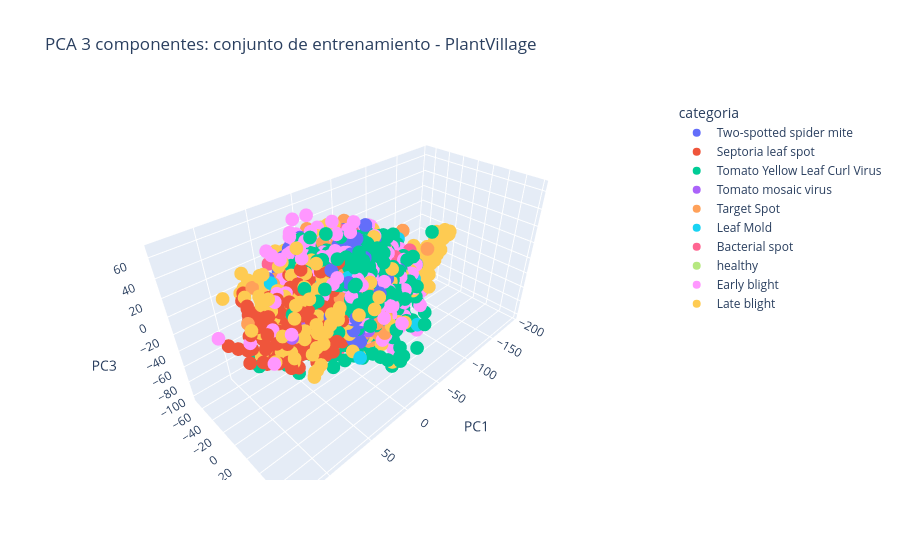
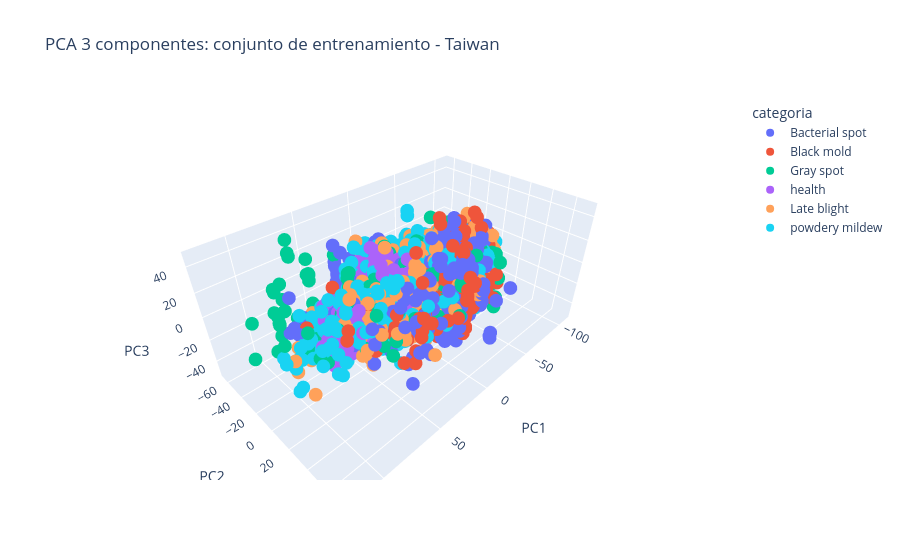

Source (notebook cell) for these figures, in order:
### Code cell
# PCA con 3 componentes, visualización a detalle (train)
pca_plantvillage_3 = PCA(n_components=3)
X_pca_plantvillage_3 = pca_plantvillage_3.fit_transform(X_plantvillage_train_std)
df_pca_plantvillage_3 = pd.DataFrame(X_pca_plantvillage_3, columns=['PC1', 'PC2', 'PC3'])
df_pca_plantvillage_3['categoria'] = meta_plantvillage_train['categoria'].values

fig = px.scatter_3d(
    df_pca_plantvillage_3, x='PC1', y='PC2', z='PC3', color='categoria',
    title='PCA 3 componentes: conjunto de entrenamiento - PlantVillage'
)
fig.show()

pca_taiwan_3 = PCA(n_components=3)
X_pca_taiwan_3 = pca_taiwan_3.fit_transform(X_taiwan_train_std)
df_pca_taiwan_3 = pd.DataFrame(X_pca_taiwan_3, columns=['PC1', 'PC2', 'PC3'])
df_pca_taiwan_3['categoria'] = meta_taiwan_train['categoria'].values

fig = px.scatter_3d(
    df_pca_taiwan_3, x='PC1', y='PC2', z='PC3', color='categoria',
    title='PCA 3 componentes: conjunto de entrenamiento - Taiwan'
)
fig.show()

### Figure 1 — Plotly figure (JSON) as saved in the notebook; plotly's stock layout.template omitted (floating-point values rounded to 4 significant figures; data arrays with more than 128 entries replaced by an {"elided": "..."} marker saying what was removed)
{"data": [{"hovertemplate": "categoria=Two-spotted spider mite<br>PC1=%{x}<br>PC2=%{y}<br>PC3=%{z}<extra></extra>", "legendgroup": "Two-spotted spider mite", "marker": {"color": "#636efa", "symbol": "circle"}, "mode": "markers", "name": "Two-spotted spider mite", "scene": "scene", "showlegend": true, "type": "scatter3d", "x": {"elided": "1073 float values"}, "y": {"elided": "1073 float values"}, "z": {"elided": "1073 float values"}}, {"hovertemplate": "categoria=Septoria leaf spot<br>PC1=%{x}<br>PC2=%{y}<br>PC3=%{z}<extra></extra>", "legendgroup": "Septoria leaf spot", "marker": {"color": "#EF553B", "symbol": "circle"}, "mode": "markers", "name": "Septoria leaf spot", "scene": "scene", "showlegend": true, "type": "scatter3d", "x": {"elided": "1133 float values"}, "y": {"elided": "1133 float values"}, "z": {"elided": "1133 float values"}}, {"hovertemplate": "categoria=Tomato Yellow Leaf Curl Virus<br>PC1=%{x}<br>PC2=%{y}<br>PC3=%{z}<extra></extra>", "legendgroup": "Tomato Yellow Leaf Curl Virus", "marker": {"color": "#00cc96", "symbol": "circle"}, "mode": "markers", "name": "Tomato Yellow Leaf Curl Virus", "scene": "scene", "showlegend": true, "type": "scatter3d", "x": {"elided": "3429 float values"}, "y": {"elided": "3429 float values"}, "z": {"elided": "3429 float values"}}, {"hovertemplate": "categoria=Tomato mosaic virus<br>PC1=%{x}<br>PC2=%{y}<br>PC3=%{z}<extra></extra>", "legendgroup": "Tomato mosaic virus", "marker": {"color": "#ab63fa", "symbol": "circle"}, "mode": "markers", "name": "Tomato mosaic virus", "scene": "scene", "showlegend": true, "type": "scatter3d", "x": {"elided": "239 float values"}, "y": {"elided": "239 float values"}, "z": {"elided": "239 float values"}}, {"hovertemplate": "categoria=Target Spot<br>PC1=%{x}<br>PC2=%{y}<br>PC3=%{z}<extra></extra>", "legendgroup": "Target Spot", "marker": {"color": "#FFA15A", "symbol": "circle"}, "mode": "markers", "name": "Target Spot", "scene": "scene", "showlegend": true, "type": "scatter3d", "x": {"elided": "899 float values"}, "y": {"elided": "899 float values"}, "z": {"elided": "899 float values"}}, {"hovertemplate": "categoria=Leaf Mold<br>PC1=%{x}<br>PC2=%{y}<br>PC3=%{z}<extra></extra>", "legendgroup": "Leaf Mold", "marker": {"color": "#19d3f3", "symbol": "circle"}, "mode": "markers", "name": "Leaf Mold", "scene": "scene", "showlegend": true, "type": "scatter3d", "x": {"elided": "610 float values"}, "y": {"elided": "610 float values"}, "z": {"elided": "610 float values"}}, {"hovertemplate": "categoria=Bacterial spot<br>PC1=%{x}<br>PC2=%{y}<br>PC3=%{z}<extra></extra>", "legendgroup": "Bacterial spot", "marker": {"color": "#FF6692", "symbol": "circle"}, "mode": "markers", "name": "Bacterial spot", "scene": "scene", "showlegend": true, "type": "scatter3d", "x": {"elided": "1361 float values"}, "y": {"elided": "1361 float values"}, "z": {"elided": "1361 float values"}}, {"hovertemplate": "categoria=healthy<br>PC1=%{x}<br>PC2=%{y}<br>PC3=%{z}<extra></extra>", "legendgroup": "healthy", "marker": {"color": "#B6E880", "symbol": "circle"}, "mode": "markers", "name": "healthy", "scene": "scene", "showlegend": true, "type": "scatter3d", "x": {"elided": "1014 float values"}, "y": {"elided": "1014 float values"}, "z": {"elided": "1014 float values"}}, {"hovertemplate": "categoria=Early blight<br>PC1=%{x}<br>PC2=%{y}<br>PC3=%{z}<extra></extra>", "legendgroup": "Early blight", "marker": {"color": "#FF97FF", "symbol": "circle"}, "mode": "markers", "name": "Early blight", "scene": "scene", "showlegend": true, "type": "scatter3d", "x": {"elided": "640 float values"}, "y": {"elided": "640 float values"}, "z": {"elided": "640 float values"}}, {"hovertemplate": "categoria=Late blight<br>PC1=%{x}<br>PC2=%{y}<br>PC3=%{z}<extra></extra>", "legendgroup": "Late blight", "marker": {"color": "#FECB52", "symbol": "circle"}, "mode": "markers", "name": "Late blight", "scene": "scene", "showlegend": true, "type": "scatter3d", "x": {"elided": "1218 float values"}, "y": {"elided": "1218 float values"}, "z": {"elided": "1218 float values"}}], "layout": {"legend": {"title": {"text": "categoria"}, "tracegroupgap": 0}, "scene": {"domain": {"x": [0.0, 1.0], "y": [0.0, 1.0]}, "xaxis": {"title": {"text": "PC1"}}, "yaxis": {"title": {"text": "PC2"}}, "zaxis": {"title": {"text": "PC3"}}}, "title": {"text": "PCA 3 componentes: conjunto de entrenamiento - PlantVillage"}}}

### Figure 2 — Plotly figure (JSON) as saved in the notebook; plotly's stock layout.template omitted (floating-point values rounded to 4 significant figures; data arrays with more than 128 entries replaced by an {"elided": "..."} marker saying what was removed)
{"data": [{"hovertemplate": "categoria=Bacterial spot<br>PC1=%{x}<br>PC2=%{y}<br>PC3=%{z}<extra></extra>", "legendgroup": "Bacterial spot", "marker": {"color": "#636efa", "symbol": "circle"}, "mode": "markers", "name": "Bacterial spot", "scene": "scene", "showlegend": true, "type": "scatter3d", "x": {"elided": "704 float values"}, "y": {"elided": "704 float values"}, "z": {"elided": "704 float values"}}, {"hovertemplate": "categoria=Black mold<br>PC1=%{x}<br>PC2=%{y}<br>PC3=%{z}<extra></extra>", "legendgroup": "Black mold", "marker": {"color": "#EF553B", "symbol": "circle"}, "mode": "markers", "name": "Black mold", "scene": "scene", "showlegend": true, "type": "scatter3d", "x": {"elided": "428 float values"}, "y": {"elided": "428 float values"}, "z": {"elided": "428 float values"}}, {"hovertemplate": "categoria=Gray spot<br>PC1=%{x}<br>PC2=%{y}<br>PC3=%{z}<extra></extra>", "legendgroup": "Gray spot", "marker": {"color": "#00cc96", "symbol": "circle"}, "mode": "markers", "name": "Gray spot", "scene": "scene", "showlegend": true, "type": "scatter3d", "x": {"elided": "537 float values"}, "y": {"elided": "537 float values"}, "z": {"elided": "537 float values"}}, {"hovertemplate": "categoria=health<br>PC1=%{x}<br>PC2=%{y}<br>PC3=%{z}<extra></extra>", "legendgroup": "health", "marker": {"color": "#ab63fa", "symbol": "circle"}, "mode": "markers", "name": "health", "scene": "scene", "showlegend": true, "type": "scatter3d", "x": {"elided": "678 float values"}, "y": {"elided": "678 float values"}, "z": {"elided": "678 float values"}}, {"hovertemplate": "categoria=Late blight<br>PC1=%{x}<br>PC2=%{y}<br>PC3=%{z}<extra></extra>", "legendgroup": "Late blight", "marker": {"color": "#FFA15A", "symbol": "circle"}, "mode": "markers", "name": "Late blight", "scene": "scene", "showlegend": true, "type": "scatter3d", "x": {"elided": "627 float values"}, "y": {"elided": "627 float values"}, "z": {"elided": "627 float values"}}, {"hovertemplate": "categoria=powdery mildew<br>PC1=%{x}<br>PC2=%{y}<br>PC3=%{z}<extra></extra>", "legendgroup": "powdery mildew", "marker": {"color": "#19d3f3", "symbol": "circle"}, "mode": "markers", "name": "powdery mildew", "scene": "scene", "showlegend": true, "type": "scatter3d", "x": {"elided": "1004 float values"}, "y": {"elided": "1004 float values"}, "z": {"elided": "1004 float values"}}], "layout": {"legend": {"title": {"text": "categoria"}, "tracegroupgap": 0}, "scene": {"domain": {"x": [0.0, 1.0], "y": [0.0, 1.0]}, "xaxis": {"title": {"text": "PC1"}}, "yaxis": {"title": {"text": "PC2"}}, "zaxis": {"title": {"text": "PC3"}}}, "title": {"text": "PCA 3 componentes: conjunto de entrenamiento - Taiwan"}}}
